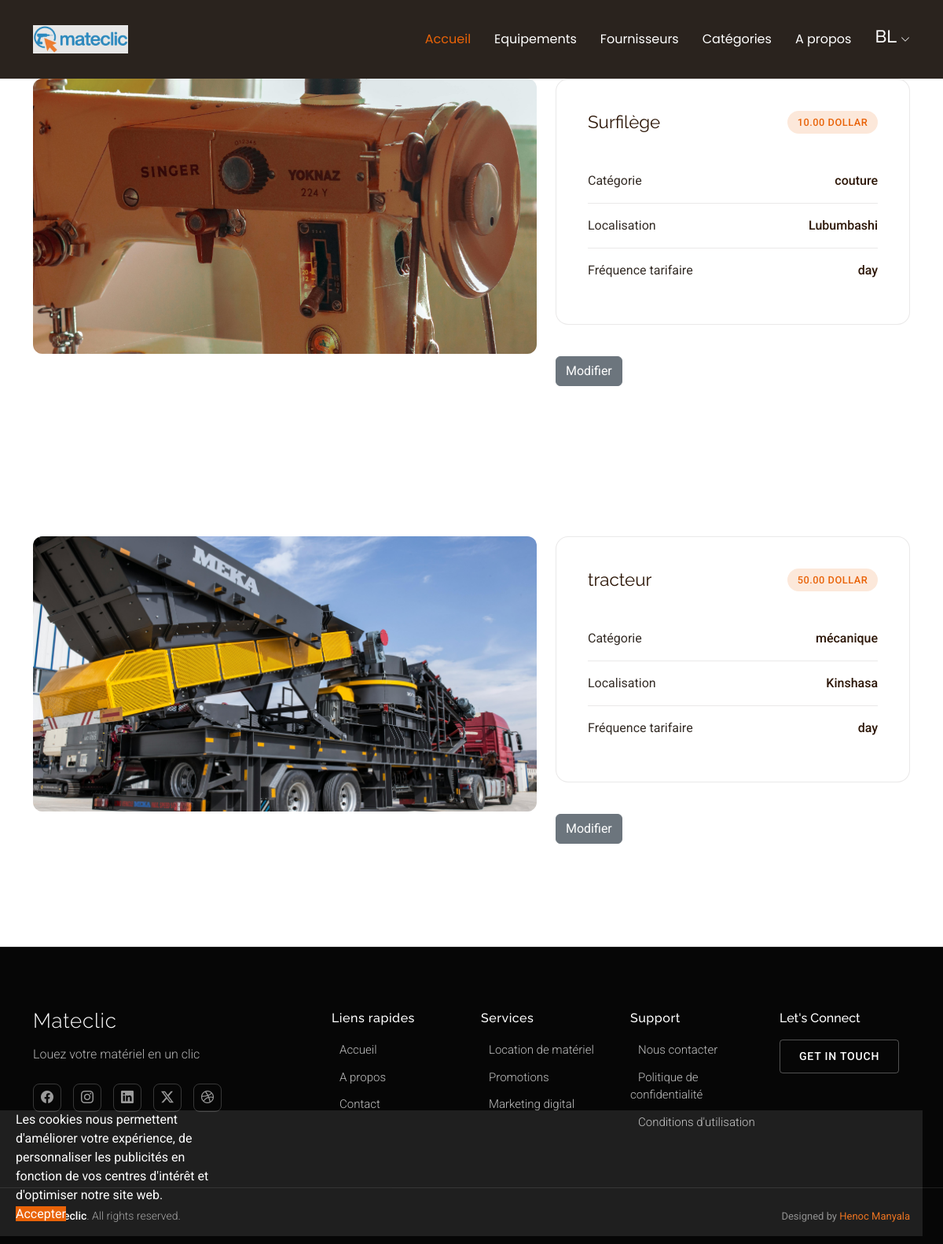
Page /public/dashboard/equipments/ (signed in) on the committed database.
### public/models.py (models this page shows, shortened)
class CustomUser(AbstractBaseUser, PermissionsMixin):
    class Roles(models.TextChoices):
        Fournisseur = "provider"
        Client = "customer"
    email = models.EmailField(unique=True)
    first_name = models.CharField(max_length=30, blank=True)
    last_name = models.CharField(max_length=30, blank=True)
    is_active = models.BooleanField(default=True)
    is_staff = models.BooleanField(default=False)
    role = models.fields.CharField(choices=Roles.choices,null=True)
    companyName = models.fields.CharField(max_length=100,null=True)
    summary = models.fields.CharField(max_length=100,null=True)
    logo = models.FileField(upload_to='providers/',null=True)
    email = models.fields.CharField(max_length=100,unique=True)
    password = models.fields.CharField(max_length=1000)
    countryCode = models.fields.IntegerField(default=243)
    phone = models.fields.CharField(max_length=20,null=True)
    confirmationCode = models.fields.IntegerField(null=True)
    confirmed = models.fields.BooleanField(default=False)
    createdAt = models.DateTimeField(auto_now=True)
    confirmedAt = models.DateTimeField(null=True)
    objects = CustomUserManager()
    USERNAME_FIELD = 'email'
    REQUIRED_FIELDS = [] # No username required if email is the USERNAME_FIELD

class Equipment(models.Model):
    class Frequencies(models.TextChoices):
        H = "hour"
        D = "day"
        M = "month"
    class Currencies(models.TextChoices):
        USD = "Dollar"
        CDF = "Franc Congolais"
    name = models.fields.CharField(max_length=None)
    description = models.fields.CharField(max_length=None,null=True)
    location = models.fields.CharField(max_length=None,null=True)
    category = models.ForeignKey(Category,null=True,on_delete=models.SET_NULL)
    owner = models.ForeignKey(CustomUser,null=True,on_delete=models.CASCADE)
    pricingFrequency = models.fields.CharField(choices=Frequencies.choices)
    price = models.fields.DecimalField(null=True,max_digits=100,decimal_places=2)
    currency = models.fields.CharField(choices=Currencies.choices)
    image = models.FileField(upload_to='equipments/',null=True)
    createdAt = models.DateTimeField(auto_now=True)

class Category(models.Model):
    name= models.fields.CharField(unique=True)
    parent = models.ForeignKey('self',null=True,on_delete=models.SET_NULL)
    def __str__(self):
        return self.name

### public/views.py (the view)
# urls.py: path('public/dashboard/equipments/',publicviews.dashboard_equipments_list,name="dashboard-equipments-list"),
def dashboard_equipments_list(request):
    isConnected = False
    myuser = authent_session(request)
    if(myuser):
        isConnected = True
        equipmentsList = Equipment.objects.filter(owner=myuser)
        return render(request,'public/dashboard-equipments-list.html',{"user":myuser,"equipmentsList":equipmentsList,"isConnected":isConnected})
    else:
        return redirect("login")

### public/views.py (called while the page is built)
def authent_session(request):
    myuser = request.user
    try:
        myuser = get_user_model().objects.get(id=myuser.id)
        if(not myuser == None):
            return myuser
        else:
            return False
    except:
        return False

### public/templates/public/dashboard-equipments-list.html (shortened to what this page needs)
{% extends 'public/base.html' %}
{% load static %}
    {% block content %}
    {% for equipment in equipmentsList %}
    <section id="service-details" class="service-details section">
      <div class="container" data-aos="fade-up" data-aos-delay="100">
        <div class="row">
          <div class="col-lg-7">
            <div class="service-overview" data-aos="fade-up" data-aos-delay="200">
              <img src="/media/{{ equipment.image }}" dfrc="{% static 'public/assets/img/construction/project-5.webp' %}" alt="Commercial Construction Project" class="service-image img-fluid">
            </div>
          </div>
          <div class="col-lg-5">
            <div class="service-sidebar" data-aos="fade-left" data-aos-delay="200">
              <div class="quick-info-card">
                <div class="info-header">
                  <h3>{{ equipment.name}}</h3>
                  <span class="info-badge">{{ equipment.price}} {{ equipment.currency}}</span>
                </div>
                <div class="info-content">
                  <div class="info-row">
                    <span class="label">Catégorie</span>
                    <span class="value">{{ equipment.category}}</span>
                  </div>
                   <div class="info-row">
                    <span class="label">Localisation</span>
                    <span class="value">{{ equipment.location}}</span>
                  </div>
                  <div class="info-row">
                    <span class="label">Fréquence tarifaire</span>
                    <span class="value">{{ equipment.pricingFrequency}}</span>
                  </div>
                </div>
              </div>
              <div>
                <a href="{% url 'dashboard-equipment-update' equipment.id %}" class="btn btn-secondary">Modifier</a>
              </div>
            </div>
          </div>
        </div>
      </div>
    </section>
    {% endfor %}
    {% endblock %}

### public/templates/public/base.html (shortened to what this page needs)
{% load static %}
<!DOCTYPE html>
<html lang="en">
<head>
  <link href="{% static 'public/assets/vendor/bootstrap/css/bootstrap.min.css' %}" rel="stylesheet">
  <link href="{% static 'public/assets/vendor/bootstrap-icons/bootstrap-icons.css' %}" rel="stylesheet">
  <link href="{% static 'public/assets/vendor/aos/aos.css' %}" rel="stylesheet">
  <link href="{% static 'public/assets/vendor/glightbox/css/glightbox.min.css' %}" rel="stylesheet">
  <link href="{% static 'public/assets/vendor/swiper/swiper-bundle.min.css' %}" rel="stylesheet">
  <link href="{% static 'public/assets/css/main.css' %}" rel="stylesheet">
</head>
<body class="index-page">
  <header id="header" class="header d-flex align-items-center fixed-top">
    <div class="container-fluid container-xl position-relative d-flex align-items-center">
      <a href="index.html" class="logo d-flex align-items-center me-auto">
        <img src="{% static 'public/assets/img/logo_mateclic.png'  %}" style="width: 100%;">
      </a>
        {% block navmenu %}
      <nav id="navmenu" class="navmenu">
        <ul>
          <li><a href="{% url 'home'  %}" class="active">Accueil</a></li>
          <li><a href="{% url 'equipments'  %}">Equipements</a></li>
          <li><a href="{% url 'providers'  %}">Fournisseurs</a></li>
          <li><a href="{% url 'equipments'  %}">Catégories</a></li>
          <li><a href="{% url 'about'  %}">A propos</a></li>
          {% if isConnected %}
          <li class="dropdown"><a href="#"><h3 style="font-size: 22px;">{{ user.first_name|first }}{{ user.last_name|first }}</h3> <i class="bi bi-chevron-down toggle-dropdown"></i></a>
          </li>
          {% else %}
      <a class="btn-getstarted d-none d-sm-block" href="{% url 'login'  %}">Connexion</a>
        {% endif %}
        </ul>
      </nav>
      {% endblock %}
    </div>
  </header>
  <main class="main" style="min-height: 600px;">
    {% if noPadding  %}
        <div ></div>
      {% else %}
         <div style="padding: 20px;"></div>
      {% endif %}
    {% block content %}
    {% endblock %}
  </main>
  <footer id="footer" class="footer dark-background">
    <div class="container">
      <div class="row gy-5">
        <div class="col-lg-4">
          <div class="footer-brand">
            <a href="index.html" class="logo d-flex align-items-center mb-3">
              <span class="sitename">Mateclic</span>
            </a>
            <p class="tagline">Louez  votre matériel en un clic</p>
            <div class="social-links mt-4">
              <a href="#" aria-label="Facebook"><i class="bi bi-facebook"></i></a>
              <a href="#" aria-label="Instagram"><i class="bi bi-instagram"></i></a>
              <a href="#" aria-label="LinkedIn"><i class="bi bi-linkedin"></i></a>
              <a href="#" aria-label="Twitter"><i class="bi bi-twitter-x"></i></a>
              <a href="#" aria-label="Dribbble"><i class="bi bi-dribbble"></i></a>
            </div>
          </div>
        </div>
        <div class="col-lg-6">
          <div class="footer-links-grid">
            <div class="row">
              <div class="col-6 col-md-4">
                <h5>Liens rapides</h5>
                <ul class="list-unstyled">
                  <li><a href="#">Accueil</a></li>
                  <li><a href="#">A propos</a></li>
                  <li><a href="#">Contact</a></li>
                </ul>
              </div>
              <div class="col-6 col-md-4">
                <h5>Services</h5>
                <ul class="list-unstyled">
                  <li><a href="#">Location de matériel</a></li>
                  <li><a href="#">Promotions</a></li>
                  <li><a href="#">Marketing digital</a></li>
                </ul>
              </div>
              <div class="col-6 col-md-4">
                <h5>Support</h5>
                <ul class="list-unstyled">
                  <li><a href="#">Nous contacter</a></li>
                  <li><a href="#">Politique de confidentialité</a></li>
                  <li><a href="#">Conditions d'utilisation</a></li>
                </ul>
              </div>
            </div>
          </div>
        </div>
        <div class="col-lg-2">
          <div class="footer-cta">
            <h5>Let's Connect</h5>
            <a href="contact.html" class="btn btn-outline">Get in Touch</a>
          </div>
        </div>
      </div>
    </div>
    <div class="footer-bottom">
      <div class="container">
        <div class="row">
          <div class="col-12">
            <div class="footer-bottom-content">
              <p class="mb-0">© <span class="sitename">Mateclic</span>. All rights reserved.</p>
              <div class="credits">
                Designed by <a href="https://bootstrapmade.com/">Henoc Manyala</a>
              </div>
            </div>
          </div>
        </div>
      </div>
    </div>
  </footer>
  <div class="row" id="cookiesBanner" style="background-color:
 color-mix(in srgb, var(--background-color), transparent 90%);position: fixed;bottom: 10px;z-index: 8000;">
    <p class="col-md-3" style="color: #ffffff;margin-left: 20px;">
      Les cookies nous permettent d'améliorer votre expérience, de personnaliser les publicités en fonction de vos centres d'intérêt et d'optimiser notre site web.
      <br>
      <a class="btn-getstarted" id="btAcceptCookies" style="background-color: rgb(233, 99, 8);color: #ffffff;"> Accepter </a>
    </p>
    <div class="col-md-3"></div>
  </div>
</body>
</html>

### rows in the picture
CustomUser: first_name|first "B", last_name|first "L"
Equipment: image (picture), name "Surfilège", price "10.00", currency "DOLLAR", category "couture", location "Lubumbashi", pricingFrequency "day"
Equipment: image (picture), name "tracteur", price "50.00", currency "DOLLAR", category "mécanique", location "Kinshasa", pricingFrequency "day"
